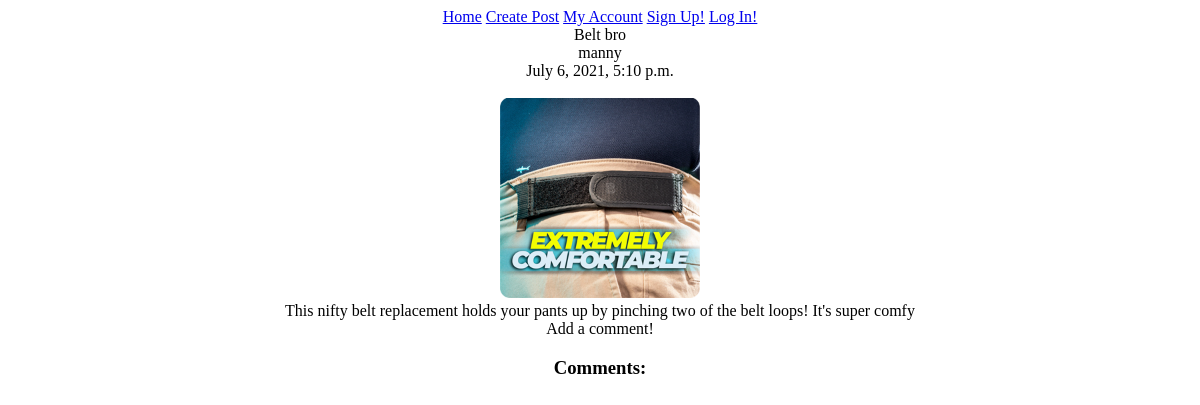
Before: /post/1/ with the older database file.
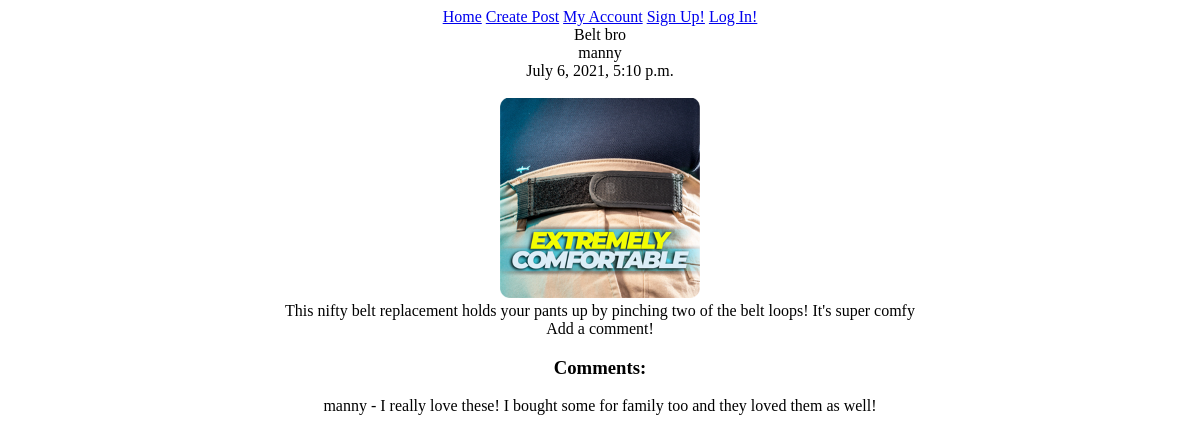
After: the same page with the newer database file.
### comment/models.py (models this page shows, shortened)
class Comment(models.Model):
    user = models.ForeignKey(CustomUser, on_delete=models.CASCADE)
    post = models.ForeignKey(Post, on_delete=models.CASCADE)
    body = models.TextField()
    created_at = models.DateTimeField(default=datetime.now())
    likes = models.IntegerField(default=0)
    dislikes = models.IntegerField(default=0)

### customuser/models.py (models this page shows)
class CustomUser(AbstractUser):
  def __str__(self):
    return self.username

### posts/views.py (the view)
# urls.py: path('post/<int:post_id>/', post_detail_view),
def post_detail_view(request, post_id, *args, **kwargs):
  post = Post.objects.get(id=post_id)
  comments = Comment.objects.filter(post=post)
  form = AddComment()
  return render(request, 'postdetail.html',context={'post': post, 'comments': comments, 'addform': form})

### templates/postdetail.html (shortened to what this page needs)
{% extends '_base.html' %}
{% block content %}
{{post.title}}
<br>
{{ post.user }}
<br>
{{ post.created_at }}
<br>
<br>
<img src="/uploads/{{post.product_image}}" height="200px" width="200px"/>
<br>
{{ post.description }}
<br>
Add a comment!
<br>
<h3>Comments: </h3>
{% for comment in comments %}
{{ comment.user }} - {{ comment.body }}
<br>
{% endfor %}
<br>
{% endblock %}

Changed rows visible on the page:
added Comment: user "manny", body "I really love these! I bought some for family too and they loved them as well!"
